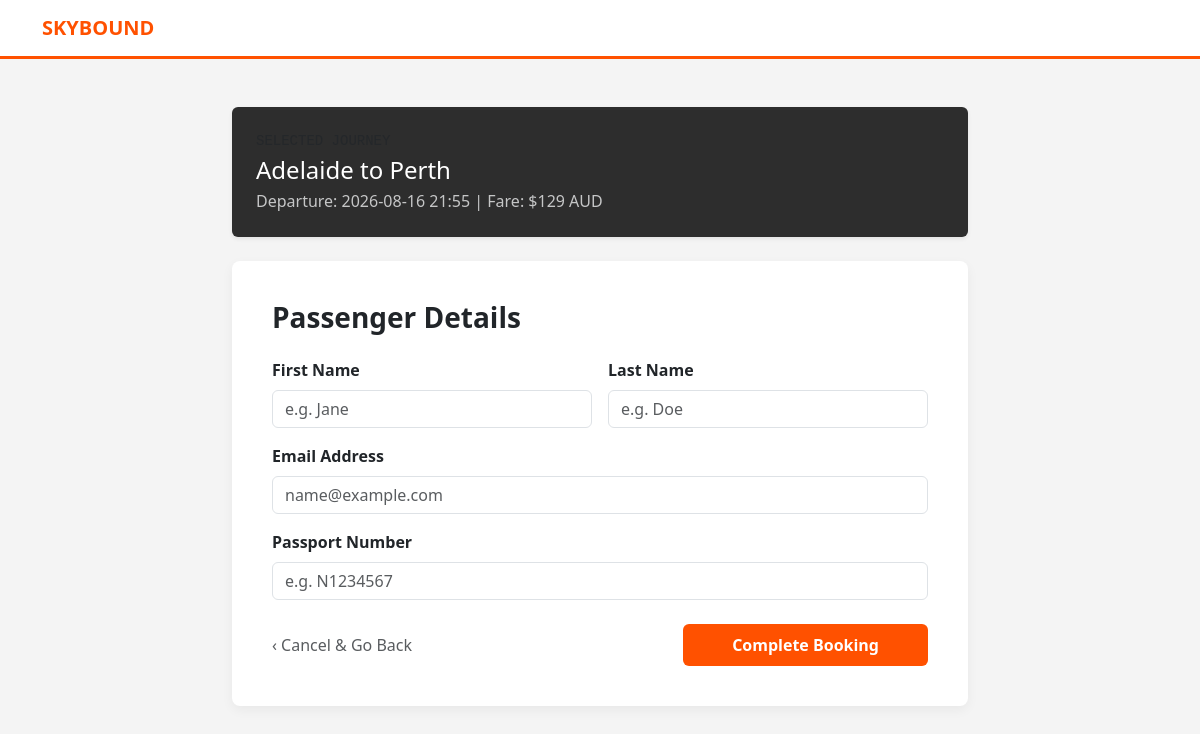
Screenshot of /book/1 with the database file from the repository.
### tables this page shows
CREATE TABLE flights (
        flight_id INTEGER PRIMARY KEY AUTOINCREMENT,
        origin TEXT,
        destination TEXT,
        departure_time TEXT,
        capacity INTEGER,
        price INTEGER
    );

### app.py (the view)
@app.route('/book/<int:flight_id>', methods=['GET', 'POST'])
def book_flight(flight_id):
    conn = get_db_connection()
    if request.method == 'POST':
        first = request.form.get('first_name')
        last = request.form.get('last_name')
        email = request.form.get('email')
        passport = request.form.get('passport')
        cursor = conn.cursor()
        cursor.execute('''
            INSERT INTO passengers (first_name, last_name, email, passport_num)
            SELECT ?, ?, ?, ?
            WHERE NOT EXISTS (
            SELECT 1 FROM passengers WHERE first_name = ? AND last_name = ? AND email = ? AND passport_num = ?
            );
        ''', (first, last, email, passport, first, last, email, passport))
        passenger_id = cursor.execute('SELECT passenger_id FROM passengers WHERE first_name = ? AND last_name = ? AND email = ? AND passport_num = ?', (first, last, email, passport)).fetchone()['passenger_id']
        if cursor.execute('SELECT * FROM bookings WHERE flight_id = ? AND passenger_id = ?',(flight_id,passenger_id)).fetchone() == None:
            seat = 'A1'
            capacity = cursor.execute("SELECT capacity FROM flights WHERE flight_id = ?",(flight_id,)).fetchone()[0] // 6
            while seat in {row[0] for row in cursor.execute("SELECT seat_assignment FROM bookings WHERE flight_id = ?",(flight_id,)).fetchall()}:
                seat = f'{random.randint(1,capacity)}{random.choice(["A", "B", "C", "D", "E", "F"])}'
            cursor.execute('''
                INSERT INTO bookings (flight_id, passenger_id, seat_assignment)
                VALUES (?, ?, ?)
            ''', (flight_id, passenger_id, seat))
            booking_id = cursor.lastrowid
            conn.commit()
            conn.close()
            return redirect(f"/confirmation/{booking_id}")
        else:
            conn.close()
            return "you already have a flight booked"
    else:
        flight = conn.execute('SELECT * FROM flights WHERE flight_id = ?', (flight_id,)).fetchone()
        conn.close()
        return render_template('booking.html', flight=flight)

### app.py (called while the page is built)
def get_db_connection():
    conn = sqlite3.connect('pedair.db')
    conn.row_factory = sqlite3.Row
    return conn

### templates/booking.html (shortened to what this page needs)
<!DOCTYPE html>
<html lang="en">
<head>
    <link href="https://cdn.jsdelivr.net/npm/bootstrap@5.3.0/dist/css/bootstrap.min.css" rel="stylesheet">
</head>
<body>
<nav class="navbar navbar-expand-lg navbar-light sticky-top mb-5">
    <div class="container">
        <a class="navbar-brand fw-bold" href="/" style="color: var(--jetstar-orange);">SKYBOUND</a>
    </div>
</nav>
<div class="container">
    <div class="row justify-content-center">
        <div class="col-md-8">
            <div class="card mb-4 border-0 shadow-sm text-white" style="background-color: #2d2d2d;">
                <div class="card-body p-4">
                    <span class="text-uppercase small text-muted font-monospace d-block mb-1">Selected Journey</span>
                    <h4 class="mb-1">{{ flight.origin }} to {{ flight.destination }}</h4>
                    <p class="mb-0 text-light opacity-75">Departure: {{ flight.departure_time }} | Fare: ${{ flight.price }} AUD</p>
                </div>
            </div>
            <div class="booking-box">
                <h3 class="mb-4 fw-bold">Passenger Details</h3>
                <form method="POST">
                    <div class="row g-3 mb-3">
                        <div class="col-md-6">
                            <label class="form-label fw-bold">First Name</label>
                            <input type="text" class="form-control" name="first_name" required placeholder="e.g. Jane">
                        </div>
                        <div class="col-md-6">
                            <label class="form-label fw-bold">Last Name</label>
                            <input type="text" class="form-control" name="last_name" required placeholder="e.g. Doe">
                        </div>
                    </div>
                    <div class="mb-3">
                        <label class="form-label fw-bold">Email Address</label>
                        <input type="email" class="form-control" name="email" required placeholder="name@example.com">
                    </div>
                    <div class="mb-4">
                        <label class="form-label fw-bold">Passport Number</label>
                        <input type="text" class="form-control" name="passport" required placeholder="e.g. N1234567">
                    </div>
                    <div class="d-flex justify-content-between align-items-center">
                        <a href="/" class="text-decoration-none text-muted">‹ Cancel & Go Back</a>
                        <button type="submit" class="btn btn-orange px-5 py-2">Complete Booking</button>
                    </div>
                </form>
            </div>
        </div>
    </div>
</div>
</body>
</html>

### templates/booking.html (style rules this page uses)
:root { --jetstar-orange: #ff5100; --bg-light: #f4f4f4; }
body { background-color: var(--bg-light); font-family: 'Segoe UI', Roboto, sans-serif; }
.navbar { background-color: white; border-bottom: 3px solid var(--jetstar-orange); }
.booking-box { background: white; padding: 40px; border-radius: 8px; box-shadow: 0 4px 12px rgba(0,0,0,0.05); }
.btn-orange { background-color: var(--jetstar-orange); color: white; font-weight: bold; }

### rows the page displays
flights: origin "Adelaide", destination "Perth", departure_time "2026-08-16 21:55", price "129"
